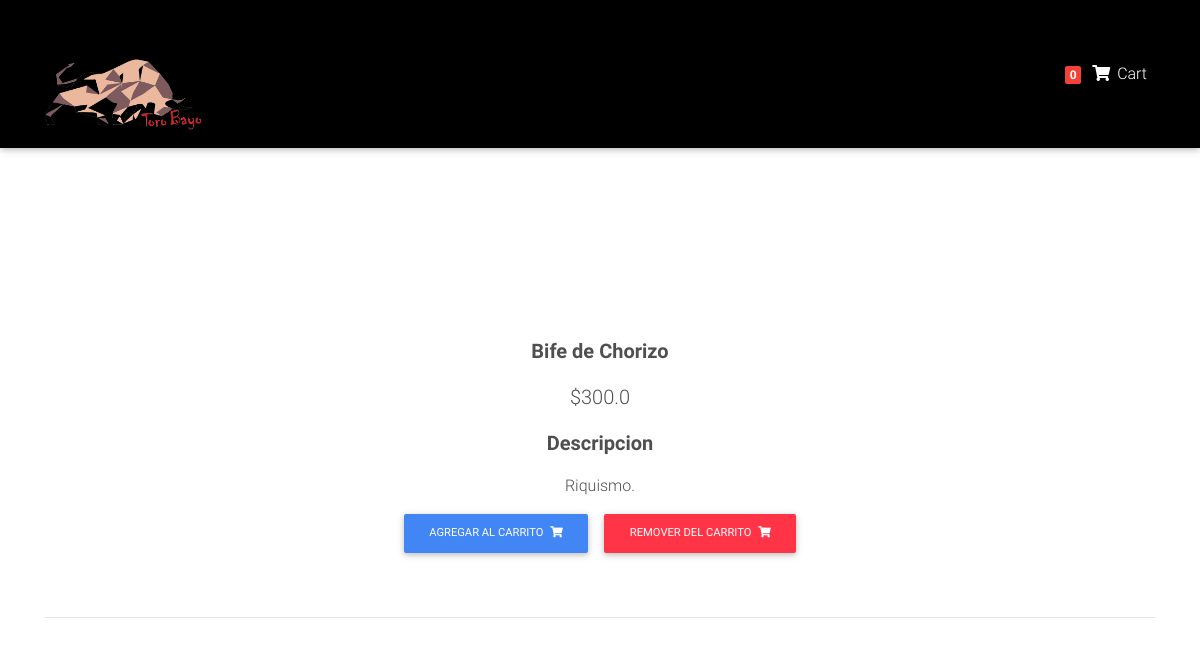
/producto/Test-product3/, run on the app's committed database.
### Buffet/models.py (models this page shows, shortened)
class Item(models.Model):
    title = models.CharField(max_length=100)
    price = models.FloatField()
    category = models.CharField(choices=CATEGORY_CHOICES, max_length=2)
    slug = models.SlugField()
    descripcion = models.TextField()
    def add_to_cart_url(self):
        return reverse("Buffet:add_to_cart", kwargs={
            'slug': self.slug
        })
    def get_remove_cart(self):
        return reverse("Buffet:remove_cart", kwargs={
            'slug': self.slug
        })

### Buffet/views.py (the view)
# urls.py: path('producto/<slug>/', ItemDetailView.as_view(), name = 'product'),
class ItemDetailView(DetailView):
    model = Item
    template_name = "product.html"

### Buffet/templatetags/cart_templatestags.py (called while the page is built)
@register.filter
def cart_item_count(user):
    if user.is_authenticated:
        qs = Order.objects.filter(user=user, ordered=False)
        if qs.exists():
            return qs[0].items.count()
    return 0

### Buffet/templates/product.html (shortened to what this page needs)
{% extends "base_cart.html" %}
{% load static %}
{% block content %}
<body>
  <main class="mt-5 pt-4">
    <div class="container dark-grey-text mt-5">
      <div class="row wow fadeIn">
        <div class="col-md-6 mb-4"style="text-align: center; margin-left: auto; margin-right: auto;">
          <div class="p-4" style="text-align: center; margin-left: auto; margin-right: auto;">
            <p class="lead font-weight-bold">
              <span><strong>{{ object.title }}</strong></span>
            </p>
            <p class="lead">
              <span>${{ object.price }}</span>
            </p>
            <p class="lead font-weight-bold">Descripcion</p>
            <p>{{ object.descripcion }}</p>
            <a href="{{ object.add_to_cart_url }}" class="btn btn-primary btn-md my-0 p" >Agregar al Carrito
              <i class="fas fa-shopping-cart ml-1"></i>
            </a>
            <a href="{{ object.get_remove_cart }}" class="btn btn-danger btn-md my-0 p" >Remover del Carrito
              <i class="fas fa-shopping-cart ml-1"></i>
            </a>
          </div>
        </div>
      </div>
      <hr>
{% endblock %}

### Buffet/templates/base_cart.html (style rules this page uses)
html, body, header, .carousel { height: 60vh; }

### data on the page
Item: title "Bife de Chorizo", price "300.0", descripcion "Riquismo."

### other printed values
{{ request.user|cart_item_count }} "0"
